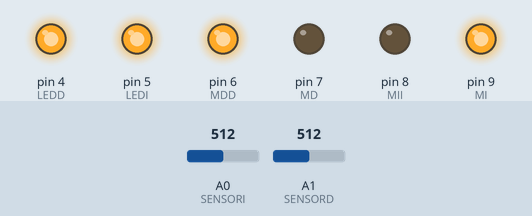
Recording of a sketch running on a simulated Arduino Uno, built with avr-gcc and run on an emulated ATmega328P. Parts: output pins drawn as LEDs (lit = HIGH). The test bench sets the inputs (shaded band); at power-on: A0 (SENSORI) = 512, A1 (SENSORD) = 512.

Above: at 1.2 s.
1.3 s: A0 (SENSORI) set to 415
2.8 s: A0 (SENSORI) set to 391
At 4.0 s:
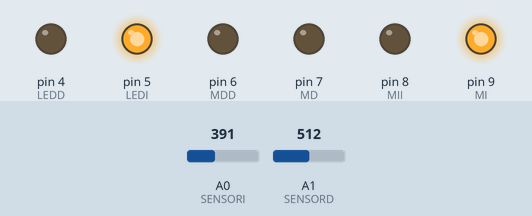
4.3 s: A1 (SENSORD) set to 407
5.8 s: A1 (SENSORD) set to 389
At 6.6 s:
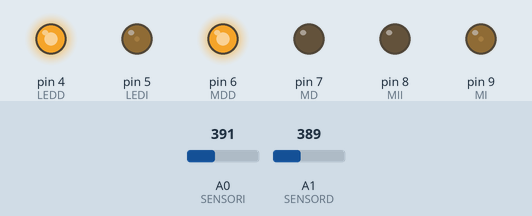
7.3 s: A0 (SENSORI) set to 511
At 8.4 s:
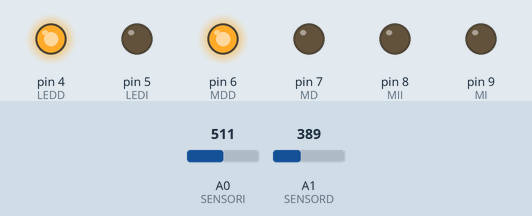
8.8 s: A1 (SENSORD) set to 511
At 9.8 s:
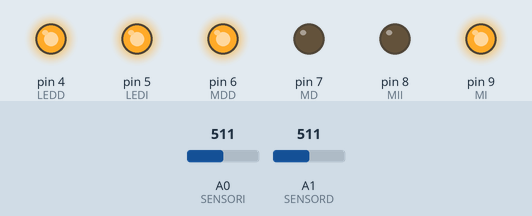
Timing chart, 0 to 11.3 s (numbered marks = the images above; inputs shaded):
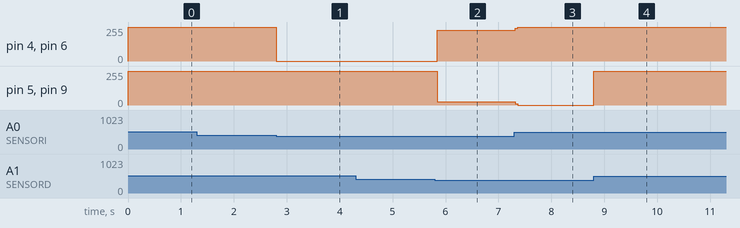

The sketch:

Seguidor_de_lineas_Basico.ino
```cpp
// DavidCa-Ops
// SEGUIDOR DE LINEAS PROGRAMABLE
int SENSORI = A0; // PIN SENSOR IZQUIERDO
int SENSORD = A1; // PIN SENSOR DERECHO
int MD = 7;       //MOTOR DERECHO EN SALIDA DIGITAL  PIN 7>>>>2 DEL IC L293D
int MDD = 6;      // MOTOR DERECHO EN SALIDA DIGITAL PIN 6>>>>7 DEL IC L293D
int MI = 9;       // MOTOR IZQUIERDO EN SALIDA DIGITAL PIN 9>>>>10 DEL IC L293D
int MII = 8;      // MOTOR IZQUIERDO EN SALIDA DIGITAL PIN 8>>>>15 DEL IC L293D
int LEDD = 4;     // LED INDICADOR SENSOR DERECHO
int LEDI = 5;     // LED INDICADOR SENSOR IZQUIERDO
int TipoLinea = 400; // INDICADOR DEL TIPO DE LINEA A SEGUIR, 400 = LINEA NEGRA, 300 LINEA BLANCA
/// NOTA PUEDE AJUSTAR EL VALOR DE TipoLinea PARA MAYOR SENSIBILIDAD
int VALORD = 0;   // TOMA VALOR DEL SENSOR DERECHO
int VALORI = 0;   // TOMA VALOR DEL SENSOR IZQUIERDO

void setup(){
   Serial.begin(9600);    // DECLARACIÓN DE SALIDA POR INSPECTOR
  pinMode(MD,OUTPUT);     //DECLARACIÓN DE PUERTO DE SALIDA DIGITAL
  pinMode(MDD,OUTPUT);    //DECLARACIÓN DE PUERTO DE SALIDA DIGITAL
  pinMode(MI,OUTPUT);     //DECLARACIÓN DE PUERTO DE SALIDA DIGITAL
  pinMode(MII,OUTPUT);    //DECLARACIÓN DE PUERTO DE SALIDA DIGITAL
  pinMode(LEDI,OUTPUT);   //DECLARACIÓN DE PUERTO DE SALIDA DIGITAL
  pinMode(LEDD,OUTPUT);   //DECLARACIÓN DE PUERTO DE SALIDA DIGITAL
  pinMode(SENSORI,INPUT); //DECLARACIÓN DE PUERTO DE ENTRADA ANALOGICA
  pinMode(SENSORD,INPUT); //DECLARACIÓN DE PUERTO DE SALIDA ANALOGICA
}

void loop(){
  VALORI = analogRead(SENSORI);   // SE LEE EL VALOR DE A0, SENSOR IZQUIERDO
  VALORD = analogRead(SENSORD);   // SE LEE EL VALOR DE A1, SENSOR DERECHO


  if(VALORI >= TipoLinea && VALORD >= TipoLinea){   // SI SENSORD ES MAYOR O IGUAL A LA VARIABLE TipoLinea
                                                    // SIGNIFICA QUE LA LINEA SE DETECTO CORRECTAMENTE Y COMIENZA LA MARCHA
      ADELANTE();
      digitalWrite(LEDI,HIGH);
      digitalWrite(LEDD,HIGH);
  }

  if(VALORI < TipoLinea){    //SI SENSORI ES MENOR A TipoLinea GIRO DERECHA
     DERECHA();

    digitalWrite(LEDI,HIGH);
    digitalWrite(LEDD,LOW);
  }

  if(VALORD < TipoLinea){    //SI SENSORI ES MENOR A TipoLinea GIRO IZQUIERDA
     IZQUIERDA();

    digitalWrite(LEDI,LOW);
    digitalWrite(LEDD,HIGH);
  }
}

  void IZQUIERDA(){ // GIRA MOTOR IZQUIERDA HACIA ATRAS
    digitalWrite(MI,LOW);
    digitalWrite(MII,LOW);
    digitalWrite(MD,LOW);
    digitalWrite(MDD,HIGH); //GIRA MOTOR DERECHO HACIA ADELANTE
  }
  void DERECHA(){   //GIRA MOTOR DERECHO HACIA ATRAS
    digitalWrite(MI,HIGH); // GIRA MOTOR IZQUIERDO HACIA ADELANTE
    digitalWrite(MII,LOW);
    digitalWrite(MD,LOW);
    digitalWrite(MDD,LOW);
  }
  void ADELANTE(){
    digitalWrite(MI,HIGH);  // GIRA MOTOR IZQUIERDO HACIA ADELANTE
    digitalWrite(MII,LOW);
    digitalWrite(MD,LOW);
    digitalWrite(MDD,HIGH); //GIRA MOTOR DERECHO HACIA ADELANTE
  }
```

Measured:
- the behaviour switches between 400 and 399 on A0 (SENSORI) (found by bisection; images 0 and 1)
- the behaviour switches between 400 and 399 on A1 (SENSORD) (found by bisection; images 1 and 2)
- after the input at 1.3 s, every drawn part: stays the same
- after the input at 2.8 s, pin 4 (LEDD), pin 6 (MDD): 255/255 → 0/255 at once
- after the input at 4.3 s, every drawn part: stays the same
- after the input at 5.8 s, pin 4 (LEDD), pin 6 (MDD): 0/255 → 232/255 at once; pin 5 (LEDI), pin 9 (MI): 255/255 → 23/255 at once
- after the input at 7.3 s, pin 4 (LEDD), pin 6 (MDD): 232/255 → 255/255 at once; pin 5 (LEDI), pin 9 (MI): 23/255 → 0/255 at once
- after the input at 8.8 s, pin 5 (LEDI), pin 9 (MI): 0/255 → 255/255 at once
